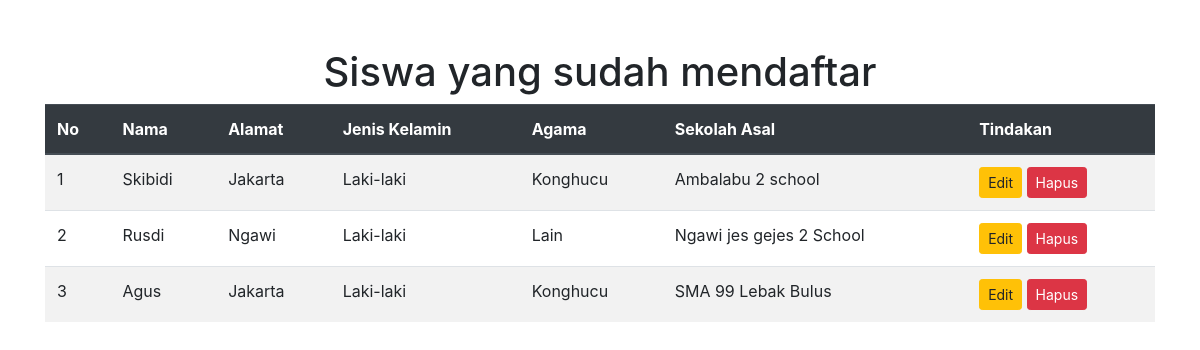
Page /list-siswa.php on the committed database.
### tables this page shows
CREATE TABLE `siswa` (
  `id` int(11) NOT NULL,
  `nama` varchar(100) DEFAULT NULL,
  `alamat` text DEFAULT NULL,
  `jenis_kelamin` enum('Laki-laki','Perempuan') DEFAULT NULL,
  `agama` varchar(20) DEFAULT NULL,
  `sekolah_asal` varchar(100) DEFAULT NULL
);

### list-siswa.php (the view, shortened to what this page needs)
<?php
include("config.php");
$result = mysqli_query($conn, "SELECT * FROM siswa");
?>
<!DOCTYPE html>
<html>
<head>
    <link rel="stylesheet" href="https://maxcdn.bootstrapcdn.com/bootstrap/4.5.2/css/bootstrap.min.css">
</head>
<body class="container mt-5">
    <h1 class="text-center">Siswa yang sudah mendaftar</h1>
    <table class="table table-striped">
        <thead class="thead-dark">
            <tr>
                <th>No</th>
                <th>Nama</th>
                <th>Alamat</th>
                <th>Jenis Kelamin</th>
                <th>Agama</th>
                <th>Sekolah Asal</th>
                <th>Tindakan</th>
            </tr>
        </thead>
        <tbody>
            <?php $no = 1; while($row = mysqli_fetch_assoc($result)): ?>
            <tr>
                <td><?= $no++; ?></td>
                <td><?= $row['nama']; ?></td>
                <td><?= $row['alamat']; ?></td>
                <td><?= $row['jenis_kelamin']; ?></td>
                <td><?= $row['agama']; ?></td>
                <td><?= $row['sekolah_asal']; ?></td>
                <td>
                    <a href="edit-siswa.php?id=<?= $row['id']; ?>" class="btn btn-warning btn-sm">Edit</a>
                    <a href="hapus-siswa.php?id=<?= $row['id']; ?>" onclick="return confirm('Yakin hapus?');" class="btn btn-danger btn-sm">Hapus</a>
                </td>
            </tr>
            <?php endwhile; ?>
        </tbody>
    </table>
</body>
</html>

### rows in the picture
siswa: nama "Skibidi", alamat "Jakarta", jenis_kelamin "Laki-laki", agama "Konghucu", sekolah_asal "Ambalabu 2 school"
siswa: nama "Rusdi", alamat "Ngawi", jenis_kelamin "Laki-laki", agama "Lain", sekolah_asal "Ngawi jes gejes 2 School"
siswa: nama "Agus", alamat "Jakarta", jenis_kelamin "Laki-laki", agama "Konghucu", sekolah_asal "SMA 99 Lebak Bulus"
